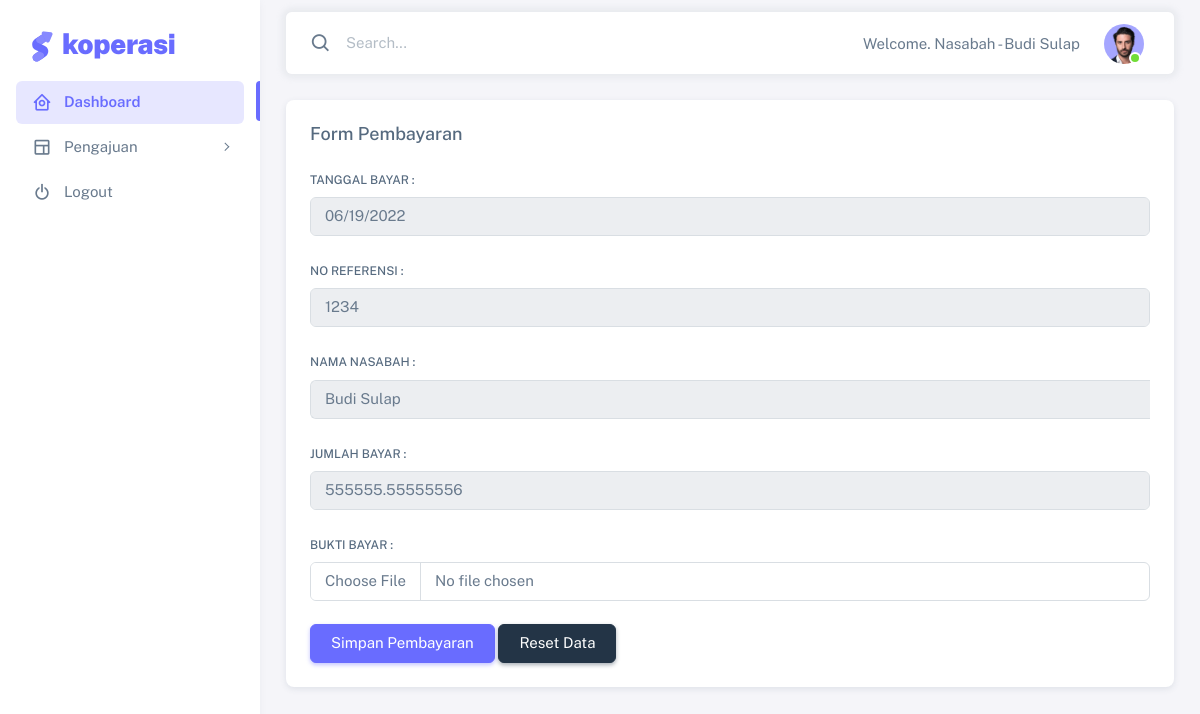
The page /Nasabah/index.php?page=pembayaran&&idp=1 (signed in) on the database its author committed.
### tables this page shows
CREATE TABLE `tbl_user` (
  `id_user` int(11) NOT NULL,
  `username` varchar(30) NOT NULL,
  `password` varchar(20) NOT NULL,
  `nm_user` varchar(50) NOT NULL,
  `status` varchar(30) NOT NULL
);

CREATE TABLE `tbl_kredit` (
  `id_kredit` int(11) NOT NULL,
  `no_ref` int(11) NOT NULL,
  `tgl_pembayaran` date NOT NULL,
  `id_pengajuan` int(11) NOT NULL,
  `sisa_lama` int(11) NOT NULL,
  `total` double NOT NULL
);

CREATE TABLE `tbl_pengajuan` (
  `id_pengajuan` int(11) NOT NULL,
  `tgl_pengajuan` date NOT NULL,
  `nm_pengaju` varchar(40) NOT NULL,
  `jumlah` double NOT NULL,
  `lama` int(11) NOT NULL,
  `cicilan` double NOT NULL,
  `ktp` text NOT NULL,
  `jaminan` text NOT NULL,
  `foto` text NOT NULL,
  `status` varchar(30) NOT NULL
);

### Nasabah/index.php (the view, shortened to what this page needs)
<?php
include "../koneksi.php";
$sql = mysqli_query($con, "Select * from tbl_user where username = '$_SESSION[namanas]'");
$ru = mysqli_fetch_array($sql);
?>
<!DOCTYPE html>
<html
  lang="en"
  class="light-style layout-menu-fixed"
  dir="ltr"
  data-theme="theme-default"
  data-assets-path="../assets/assets/"
  data-template="vertical-menu-template-free"
>
  <head>
    <link rel="stylesheet" href="../assets/assets/vendor/fonts/boxicons.css" />
    <link rel="stylesheet" href="../assets/assets/vendor/css/core.css" class="template-customizer-core-css" />
    <link rel="stylesheet" href="../assets/assets/vendor/css/theme-default.css" class="template-customizer-theme-css" />
    <link rel="stylesheet" href="../assets/assets/css/demo.css" />
    <link rel="stylesheet" href="../assets/assets/vendor/libs/perfect-scrollbar/perfect-scrollbar.css" />
    <link rel="stylesheet" href="../assets/assets/vendor/libs/apex-charts/apex-charts.css" />
  </head>
  <body>
    <div class="layout-wrapper layout-content-navbar">
      <div class="layout-container">
        <aside id="layout-menu" class="layout-menu menu-vertical menu bg-menu-theme">
          <div class="app-brand demo">
            <a href="index.html" class="app-brand-link">
              <span class="app-brand-logo demo">
              </span>
              <span class="app-brand-text demo fw-bolder ms-2">Koperasi</span>
            </a>
          </div>
          <?php
            include"menu.php";
          ?>
        </aside>
        <div class="layout-page">
          <nav
            class="layout-navbar container-xxl navbar navbar-expand-xl navbar-detached align-items-center bg-navbar-theme"
            id="layout-navbar"
          >
            <div class="navbar-nav-right d-flex align-items-center" id="navbar-collapse">
              <div class="navbar-nav align-items-center">
                <div class="nav-item d-flex align-items-center">
                  <i class="bx bx-search fs-4 lh-0"></i>
                  <input
                    type="text"
                    class="form-control border-0 shadow-none"
                    placeholder="Search..."
                    aria-label="Search..."
                  />
                </div>
              </div>
              <ul class="navbar-nav flex-row align-items-center ms-auto">
                <li class="nav-item lh-1 me-3">
                  <a
                    class="github-button"
                    data-icon="octicon-star"
                    data-size="large"
                    data-show-count="true"
                    aria-label="Star themeselection/sneat-html-admin-template-free on GitHub"
                    >Welcome. <?php echo"$ru[status] - $ru[nm_user]" ?></a
                  >
                </li>
                <li class="nav-item navbar-dropdown dropdown-user dropdown">
                  <a class="nav-link dropdown-toggle hide-arrow" href="javascript:void(0);" data-bs-toggle="dropdown">
                    <div class="avatar avatar-online">
                      <img src="../assets/assets/img/avatars/1.png" alt class="w-px-40 h-auto rounded-circle" />
                    </div>
                  </a>
                </li>
              </ul>
            </div>
          </nav>
          <div class="content-wrapper">
<?php
  if(isset($_GET['page'])){
    $page = $_GET['page'];
    switch ($page){
      case 'pembayaran':
      include"pembayaran.php";
      break;
    }
  }
  else{
    include"beranda.php";
  }
?>
          </div>
        </div>
      </div>
    </div>
  </body>
</html>

### Nasabah/pembayaran.php (shortened to what this page needs)
<?php
include"../koneksi.php";
$sqlp = mysqli_query($con,"select * from tbl_kredit where id_kredit = $_GET[idp]");
$rp = mysqli_fetch_array($sqlp);
$sqlpe = mysqli_query($con,"select * from tbl_pengajuan where id_pengajuan = $rp[id_pengajuan]");
$rpe = mysqli_fetch_array($sqlpe);
?>
<div class="content-wrapper">
<div class="container-xxl flex-grow-1 container-p-y">
<div class="col-md-12">
                  <div class="card mb-4">
                    <h5 class="card-header">Form Pembayaran</h5>
                    <div class="card-body demo-vertical-spacing demo-only-element">
                      <form method="POST" enctype="multipart/form-data">
                      <label class="form-label" for="basic-default-password32">Tanggal Bayar :</label>
                      <div class="input-group input-group-merge">
                      <input type="date" name="tgl_bayar" class="form-control" readonly value="<?php echo date('Y-m-d') ?>"/>
                      </div>&nbsp;<br>
                      <label class="form-label" for="basic-default-password32">No Referensi :</label>
                      <div class="input-group input-group-merge">
                      <input type="text" name="no_ref" class="form-control" readonly="" value="<?php echo"$rp[no_ref]" ?>"/>
                      </div>&nbsp;<br>
                      <label class="form-label" for="basic-default-password32">Nama Nasabah :</label>
                      <div class="input-group input-group-merge">
                      <input type="text" name="nm_user" class="form-control" readonly="" value="<?php echo"$ru[nm_user]" ?>"/>
                      </div>&nbsp;<br>
                      <label class="form-label" for="basic-default-password32">Jumlah Bayar :</label>
                      <div class="input-group input-group-merge">
                      <input type="text" name="jml_bayar" class="form-control" readonly value="<?php echo"$rpe[cicilan]"; ?>" />
                      </div>&nbsp;<br>
                      <label class="form-label" for="basic-default-password32">Bukti Bayar :</label>
                      <div class="input-group input-group-merge">
                      <input type="file" name="bukti" class="form-control" />
                      </div>&nbsp;<br>
                      <div class="input-group">
                        <center><input type="submit" class="btn btn-primary" name="simpan" value="Simpan Pembayaran">
                        <input type="reset" class="btn btn-dark" name="reset" value="Reset Data"></center>
                      </div>
                      </form>
                    </div>
                  </div>
                </div>
              </div>
            </div>

### assets/assets/css/demo.css (style rules this page uses)
.menu .app-brand.demo { height: 64px; margin-top: 12px; }
.app-brand-logo.demo svg { width: 22px; height: 38px; }
.app-brand-text.demo { font-size: 1.75rem; letter-spacing: -0.5px; text-transform: lowercase; }
.demo-vertical-spacing > * { margin-top: 1rem !important; margin-bottom: 0 !important; }
.demo-vertical-spacing.demo-only-element > :first-child { margin-top: 0 !important; }

### rows shown on the page
tbl_user: status "Nasabah", nm_user "Budi Sulap"
tbl_kredit: no_ref "1234"
tbl_pengajuan: jml_bayar "555555.55555556"
